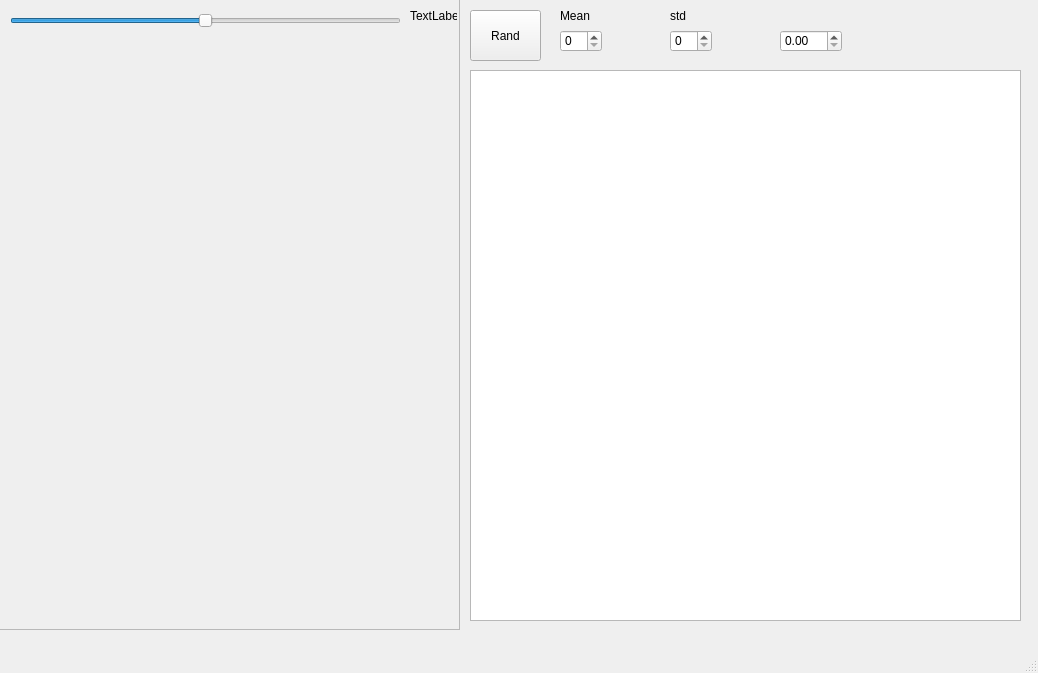
<?xml version="1.0" encoding="UTF-8"?>
<ui version="4.0">
 <class>MainWindow</class>
 <widget class="QMainWindow" name="MainWindow">
  <property name="geometry">
   <rect>
    <x>0</x>
    <y>0</y>
    <width>1038</width>
    <height>673</height>
   </rect>
  </property>
  <property name="windowTitle">
   <string>MainWindow</string>
  </property>
  <widget class="QWidget" name="centralwidget">
   <widget class="QWidget" name="verticalLayoutWidget">
    <property name="geometry">
     <rect>
      <x>-1</x>
      <y>-1</y>
      <width>461</width>
      <height>631</height>
     </rect>
    </property>
    <layout class="QVBoxLayout" name="verticalLayout_vectorAdj">
     <item>
      <widget class="QScrollArea" name="scrollArea_vectorAdj">
       <property name="frameShape">
        <enum>QFrame::StyledPanel</enum>
       </property>
       <property name="widgetResizable">
        <bool>true</bool>
       </property>
       <widget class="QWidget" name="scrollAreaWidget_vectorAdj">
        <property name="geometry">
         <rect>
          <x>0</x>
          <y>0</y>
          <width>457</width>
          <height>627</height>
         </rect>
        </property>
        <widget class="QSlider" name="horizontalSlider_val1">
         <property name="geometry">
          <rect>
           <x>10</x>
           <y>10</y>
           <width>391</width>
           <height>22</height>
          </rect>
         </property>
         <property name="minimum">
          <number>-10</number>
         </property>
         <property name="maximum">
          <number>10</number>
         </property>
         <property name="singleStep">
          <number>5</number>
         </property>
         <property name="tracking">
          <bool>true</bool>
         </property>
         <property name="orientation">
          <enum>Qt::Horizontal</enum>
         </property>
         <property name="invertedAppearance">
          <bool>false</bool>
         </property>
        </widget>
        <widget class="QLabel" name="label">
         <property name="geometry">
          <rect>
           <x>410</x>
           <y>10</y>
           <width>47</width>
           <height>12</height>
          </rect>
         </property>
         <property name="text">
          <string>TextLabel</string>
         </property>
        </widget>
       </widget>
      </widget>
     </item>
    </layout>
   </widget>
   <widget class="QGraphicsView" name="graphicsView_resultImg">
    <property name="geometry">
     <rect>
      <x>470</x>
      <y>70</y>
      <width>551</width>
      <height>551</height>
     </rect>
    </property>
   </widget>
   <widget class="QPushButton" name="pushButton_random">
    <property name="geometry">
     <rect>
      <x>470</x>
      <y>10</y>
      <width>71</width>
      <height>51</height>
     </rect>
    </property>
    <property name="text">
     <string>Rand</string>
    </property>
    <property name="checkable">
     <bool>false</bool>
    </property>
    <property name="autoDefault">
     <bool>false</bool>
    </property>
    <property name="default">
     <bool>false</bool>
    </property>
    <property name="flat">
     <bool>false</bool>
    </property>
   </widget>
   <widget class="QSpinBox" name="spinBox_mean">
    <property name="geometry">
     <rect>
      <x>560</x>
      <y>30</y>
      <width>42</width>
      <height>22</height>
     </rect>
    </property>
   </widget>
   <widget class="QSpinBox" name="spinBox_std">
    <property name="geometry">
     <rect>
      <x>670</x>
      <y>30</y>
      <width>42</width>
      <height>22</height>
     </rect>
    </property>
   </widget>
   <widget class="QLabel" name="label_mean">
    <property name="geometry">
     <rect>
      <x>560</x>
      <y>10</y>
      <width>47</width>
      <height>12</height>
     </rect>
    </property>
    <property name="font">
     <font>
      <family>Arial</family>
     </font>
    </property>
    <property name="text">
     <string>Mean</string>
    </property>
   </widget>
   <widget class="QLabel" name="label_std">
    <property name="geometry">
     <rect>
      <x>670</x>
      <y>10</y>
      <width>47</width>
      <height>12</height>
     </rect>
    </property>
    <property name="font">
     <font>
      <family>Arial</family>
     </font>
    </property>
    <property name="text">
     <string>std</string>
    </property>
   </widget>
   <widget class="QDoubleSpinBox" name="doubleSpinBox">
    <property name="geometry">
     <rect>
      <x>780</x>
      <y>30</y>
      <width>62</width>
      <height>22</height>
     </rect>
    </property>
   </widget>
  </widget>
  <widget class="QMenuBar" name="menubar">
   <property name="geometry">
    <rect>
     <x>0</x>
     <y>0</y>
     <width>1038</width>
     <height>21</height>
    </rect>
   </property>
  </widget>
  <widget class="QStatusBar" name="statusbar"/>
 </widget>
 <resources/>
 <connections/>
</ui>
